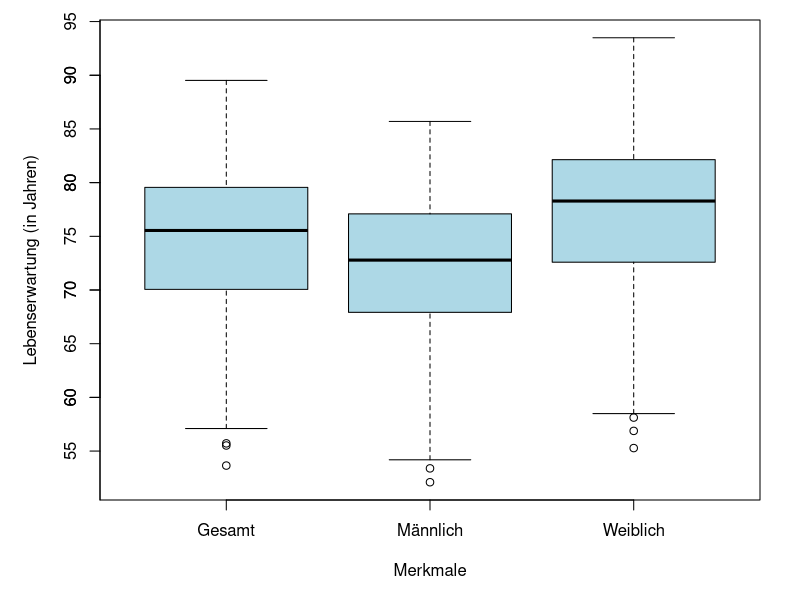
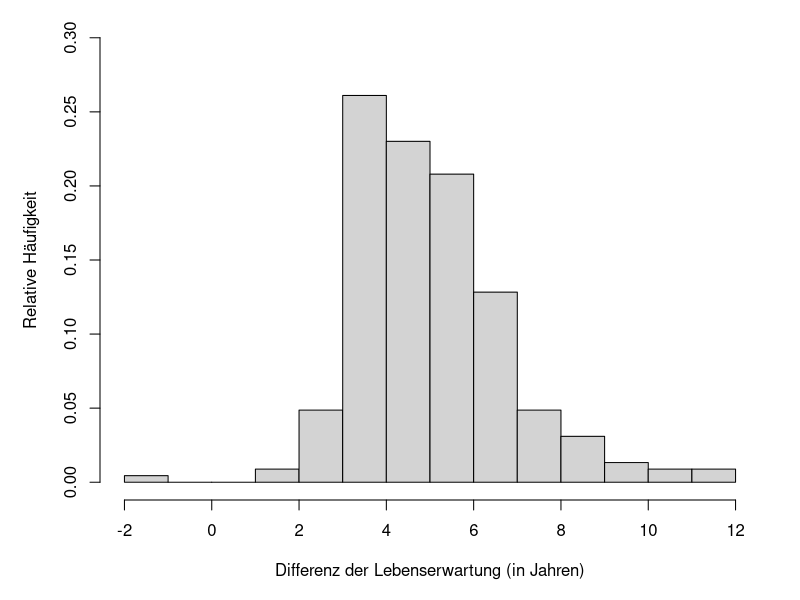
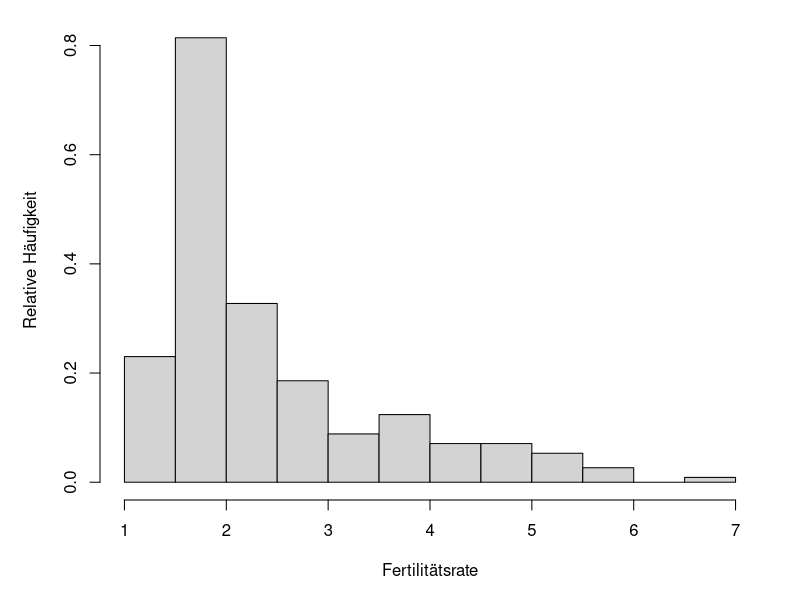
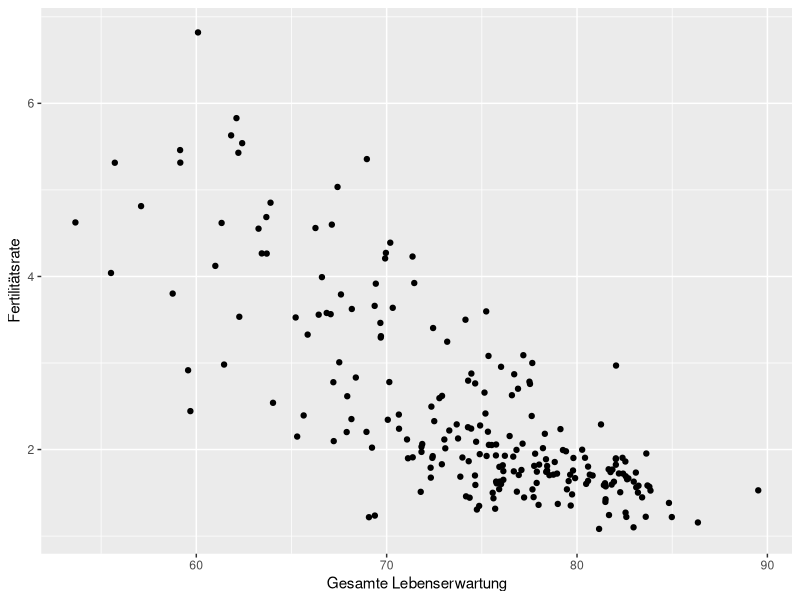
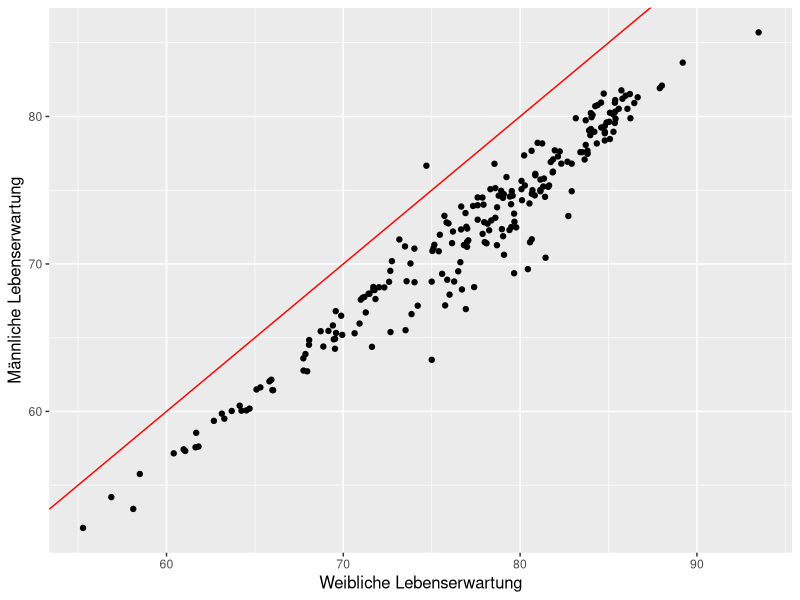
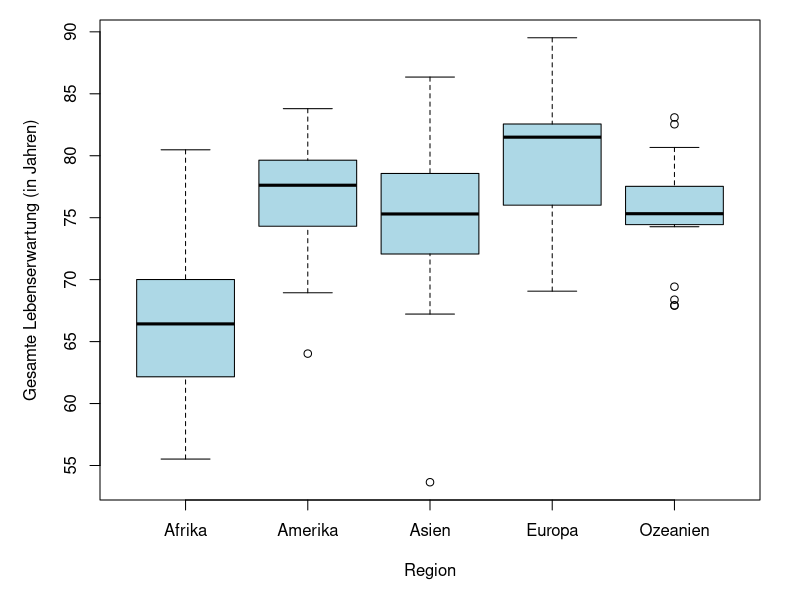
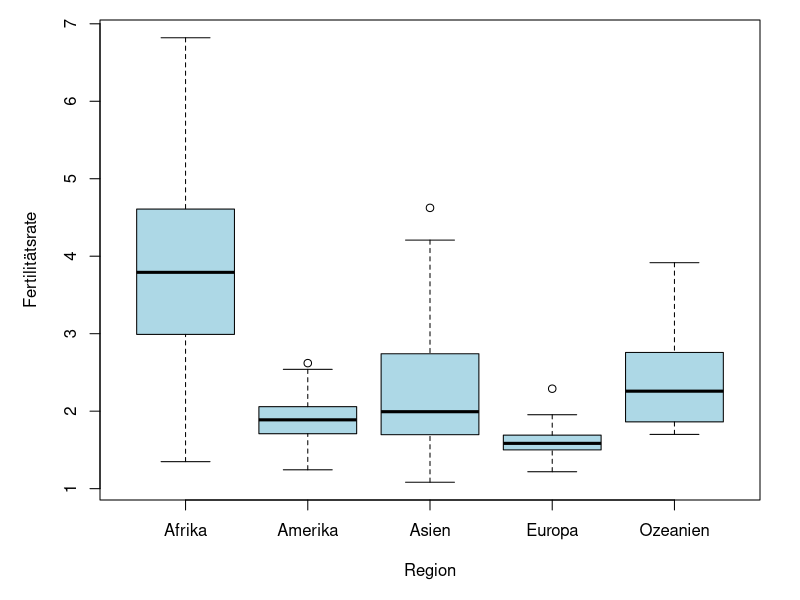
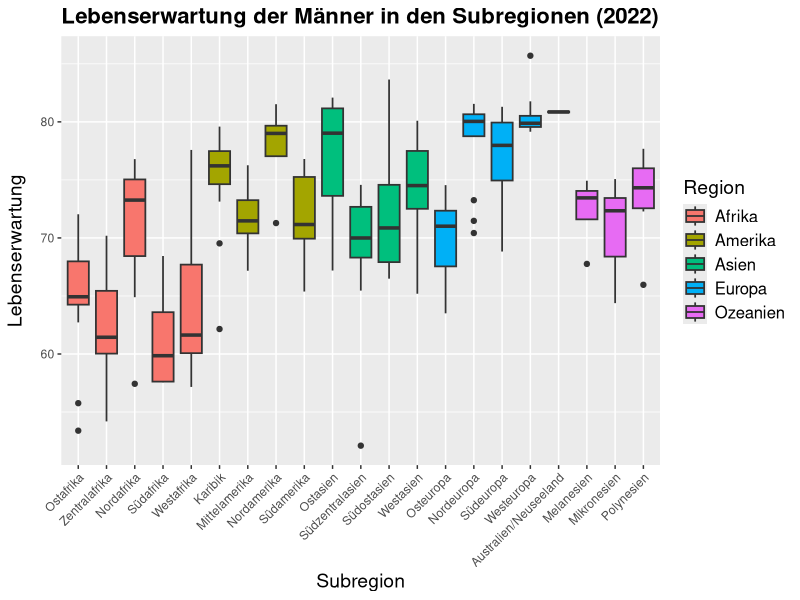

These figures' R source, in order:
library(ggplot2)

data <- read.csv("census_2022_2002.csv")
# Ueberblick ueber die Daten
dim(data)
head(data)
str(data)
summary(data)

# Entfernung von NA-Werten
data_noNA <- na.omit(data)

# Datensatz auf 2 abhaengig vom Jahr teilen
data2002 <- subset(data_noNA, Year == 2002)
dim(data2002)

data2022 <- subset(data_noNA, Year == 2022)
dim(data2022)


#1 - Haeufigkeitsverteilungen der Merkmale + Unterschiede zwischen Geschlechter
attach(data2022)

num_stat <- function(data) {
  var_name <- c("Gesamte Lebenserwartung", "Männliche Lebenserwartung", 
                "Weibliche Lebenserwartung", "Fertilitätsrate")
  result <- matrix(NA, nrow = length(data), ncol = 7)
  colnames(result) <- c("Variable", "min", "max", "IQR", "median", 
                        "mean", "sd")
  for(i in 1:length(data)) {
    var_data <- data[[i]]
    Max <- max(var_data)
    Min <- min(var_data)
    q1 <- quantile(var_data, 0.25)
    q3 <- quantile(var_data, 0.75)
    result[i, 1] <- var_name[i]
    result[i, 2] <- round(Min, 2)
    result[i, 3] <- round(Max,2)
    result[i, 4] <- round(q3 - q1,2)
    result[i, 5] <- round(median(var_data),2)
    result[i, 6] <- round(mean(var_data),2)
    result[i, 7] <- round(sd(var_data),2)
  } 
  return(as.data.frame(result))
}
num_data <- 3:6
num_stat(data2022[,num_data])

# Boxplots der Lebenserwartung (+ Unterschiede zwischen den Geschlechtern)
par(mar = c(5, 5, 1, 2))
boxplot(Life_Expectancy_Overall,
        Life_Expectancy_Male,
        Life_Expectancy_Female,
        names = c("Gesamt", "Männlich", "Weiblich"),
        ylab = "Lebenserwartung (in Jahren)",
        xlab = "Merkmale", horizontal = FALSE, col = "lightblue")
axis(2, at = seq(0, 100, by = 5))

# Differenz der Lebenserwartung (Frauen - Männer)
Diff_Lebenserwartung <- Life_Expectancy_Female - Life_Expectancy_Male
hist(Diff_Lebenserwartung, xlab = "Differenz der Lebenserwartung (in Jahren)",
     ylab = "Relative Häufigkeit",probability = TRUE,
     ylim = c(0, 0.30), breaks = -2:12, main = "")

# Histogramm für Fertilitätsrate
hist(Total_Fertility_Rate, xlab = "Fertilitätsrate", 
     ylab = "Relative Häufigkeit", probability = TRUE, main = "")

# Verteilung der Region mit Tabelle

table(Region)

# Verteilung der Subregion
table(Subregion)

################

#2 - bivariate Zusammenhaenge zwischen den Merkmalen

# Subregionen nach Region
table(Subregion, Region)

# Zusammenhang zwischen gesamten Lebenserwartung und Fertilitätsrate
# Streudiagramm
ggplot(data2022, aes(x = Life_Expectancy_Overall, y = Total_Fertility_Rate)) +
  geom_point() +
  labs(x = "Gesamte Lebenserwartung",
       y = "Fertilitätsrate")

# Zusammenhang zwischen Lebenserwartung von Frauen und Männer
# Streudiagramm
ggplot(data2022, aes(x = Life_Expectancy_Female, y = Life_Expectancy_Male)) +
  geom_point() +
  geom_abline(intercept = 0, slope = 1, color = "red", linetype = "solid") +
  labs(x = "Weibliche Lebenserwartung",
       y = "Männliche Lebenserwartung") +
  theme(
    axis.title.x = element_text(size = 12),
    axis.title.y = element_text(size = 12) 
  )

# Boxplot der Lebenserwartung nach Region
region_name = c("Afrika", "Amerika", "Asien", "Europa", "Ozeanien")

boxplot(Life_Expectancy_Overall ~ Region,
        ylab = "Gesamte Lebenserwartung (in Jahren)",
        xlab = "Region", horizontal = FALSE,
        names = region_name, col = "lightblue")

# Boxplot der Fertilitätsrate nach Region
boxplot(Total_Fertility_Rate ~ Region, 
        ylab = "Fertilitätsrate",
        xlab = "Region", horizontal = FALSE,
        col = "lightblue", names = region_name)


#3 - Unterschiede der Merkmale zwischen den Subregionen

# Subregionen ins Deutsche übersetzen und Region hinzufügen
data2022$Subregion[data2022$Subregion == "Eastern Africa"] <- "Ostafrika"
data2022$Subregion[data2022$Subregion == "Middle Africa"] <- "Zentralafrika"
data2022$Subregion[data2022$Subregion == "Northern Africa"] <- "Nordafrika"
data2022$Subregion[data2022$Subregion == "Southern Africa"] <- "Südafrika"
data2022$Subregion[data2022$Subregion == "Western Africa"] <- "Westafrika"
data2022$Subregion[data2022$Subregion == "Caribbean"] <- "Karibik"
data2022$Subregion[data2022$Subregion == "Central America"] <- "Mittelamerika"
data2022$Subregion[data2022$Subregion == "Northern America"] <- "Nordamerika"
data2022$Subregion[data2022$Subregion == "South America"] <- "Südamerika"
data2022$Subregion[data2022$Subregion == "Eastern Asia"] <- "Ostasien"
data2022$Subregion[data2022$Subregion == "South-Central Asia"] <- "Südzentralasien"
data2022$Subregion[data2022$Subregion == "South-Eastern Asia"] <- "Südostasien"
data2022$Subregion[data2022$Subregion == "Western Asia"] <- "Westasien"
data2022$Subregion[data2022$Subregion == "Eastern Europe"] <- "Osteuropa"
data2022$Subregion[data2022$Subregion == "Northern Europe"] <- "Nordeuropa"
data2022$Subregion[data2022$Subregion == "Southern Europe"] <- "Südeuropa"
data2022$Subregion[data2022$Subregion == "Western Europe"] <- "Westeuropa"
data2022$Subregion[data2022$Subregion == "Australia/New Zealand"] <- "Australien/Neuseeland"
data2022$Subregion[data2022$Subregion == "Melanesia"] <- "Melanesien"
data2022$Subregion[data2022$Subregion == "Micronesia"] <- "Mikronesien"
data2022$Subregion[data2022$Subregion == "Polynesia"] <- "Polynesien"

# Region hinzufügen basierend auf den Subregionen
data2022$Region <- ifelse(data2022$Subregion %in% c("Ostafrika", "Zentralafrika", "Nordafrika", "Südafrika", "Westafrika"), "Afrika",
                          ifelse(data2022$Subregion %in% c("Karibik", "Mittelamerika", "Nordamerika", "Südamerika"), "Amerika",
                                 ifelse(data2022$Subregion %in% c("Ostasien", "Südzentralasien", "Südostasien", "Westasien"), "Asien",
                                        ifelse(data2022$Subregion %in% c("Osteuropa", "Nordeuropa", "Südeuropa", "Westeuropa"), "Europa",
                                               ifelse(data2022$Subregion %in% c("Australien/Neuseeland", "Melanesien", "Mikronesien", "Polynesien"), "Ozeanien", 
                                                      NA)))))

# Sortieren der Daten nach Region und Subregion in neuer Variable year2022
year2022 <- data2022[order(Region, Subregion), ]


#########################
#Boxplots

#Boxplot Lebenserwartung der Männer in den Subregionen
# Boxplot mit ggplot2, nach Region gruppiert und mit farblicher Unterscheidung der Regionen
ggplot(year2022, aes(x = factor(Subregion, levels = unique(Subregion)), y = Life_Expectancy_Male, fill = Region)) +
  geom_boxplot(coef = 1.5, size = 0.6) +
  labs(title = "Lebenserwartung der Männer in den Subregionen (2022)",
       x = "Subregion",
       y = "Lebenserwartung",
       fill = "Region") +  # Legende für die Regionen hinzufügen
  theme(
    plot.title = element_text(size = 16, face = "bold"),  # Überschrift größer und fett
    axis.title.x = element_text(size = 14),  # x-Achsenbeschriftung größer
    axis.title.y = element_text(size = 14, margin = margin(r = 10)),  # y-Achsenbeschriftung größer
    axis.text.x = element_text(angle = 45, hjust = 1), # x-Achsenbeschriftung um 45 Grad drehen
    legend.text = element_text(size = 12),  # Legendentext größer
    legend.title = element_text(size = 14)  # Legendentitel größer
  )


# Boxplot Lebenserwartung der Frauen in den Subregionen
ggplot(year2022, aes(x = factor(Subregion, levels = unique(Subregion)), y = Life_Expectancy_Female, fill = Region)) +
  geom_boxplot(coef = 1.5, size = 0.6) +
  labs(title = "Lebenserwartung der Frauen in den Subregionen (2022)",
       x = "Subregion",
       y = "Lebenserwartung",
       fill = "Region") +  # Legende für die Regionen hinzufügen
  theme(
    plot.title = element_text(size = 16, face = "bold"),  # Überschrift größer und fett
    axis.title.x = element_text(size = 14),  # x-Achsenbeschriftung größer
    axis.title.y = element_text(size = 14, margin = margin(r = 10)),  # y-Achsenbeschriftung größer mit Abstand
    axis.text.x = element_text(angle = 45, hjust = 1), # x-Achsenbeschriftung um 45 Grad drehen
    legend.text = element_text(size = 12),  # Legendentext größer
    legend.title = element_text(size = 14)  # Legendentitel größer
  )

# Gesamte Lebenserwartung in den Subregionen (2022)
ggplot(year2022, aes(x = factor(Subregion, levels = unique(Subregion)), y = Life_Expectancy_Overall, fill = Region)) +
  geom_boxplot(coef = 1.5, size = 0.6) +
  labs(x = "Subregion",
       y = "Gesamte Lebenserwartung",
       fill = "Region:") +  # Legende für die Regionen hinzufügen
  theme(
    plot.title = element_text(size = 16, face = "bold"),
    axis.title.x = element_text(size = 14), 
    axis.title.y = element_text(size = 14, margin = margin(r = 10)), 
    axis.text.x = element_text(angle = 45, hjust = 1), 
    legend.text = element_text(size = 12), 
    legend.title = element_text(size = 14),
    legend.position = "top",
    legend.direction = "horizontal")


# Fertilitätsrate in den Subregionen (2022)
ggplot(year2022, aes(x = factor(Subregion, levels = unique(Subregion)), y = Total_Fertility_Rate, fill = Region)) +
  geom_boxplot(coef = 1.5, size = 0.6) +
  labs(x = "Subregion",
       y = "Fertilitätsrate",
       fill = "Region:") +  # Legende für die Regionen hinzufügen
  theme(
    plot.title = element_text(size = 16, face = "bold"), 
    axis.title.x = element_text(size = 14), 
    axis.title.y = element_text(size = 14, margin = margin(r = 10)),  
    axis.text.x = element_text(angle = 45, hjust = 1), 
    legend.text = element_text(size = 12),  
    legend.title = element_text(size = 14),
    legend.position = "top",
    legend.direction = "horizontal")

#####################
#Zusätzliche Grafik

# Boxplot Differenz der Lebenserwartung (Frauen - Männer) in den Subregionen
ggplot(year2022, aes(x = factor(Subregion, levels = unique(Subregion)), y = Life_Expectancy_Female - Life_Expectancy_Male, fill = Region)) +
  geom_boxplot(coef = 1.5, size = 0.6) +
  labs(title = "Differenz der Lebenserwartung in den Subregionen (2022)",
       x = "Subregion",
       y = "Lebenserwartung",
       fill = "Region") +  # Legende für die Regionen hinzufügen
  theme(
    plot.title = element_text(size = 16, face = "bold"),  # Überschrift größer und fett
    axis.title.x = element_text(size = 14),  # x-Achsenbeschriftung größer
    axis.title.y = element_text(size = 14, margin = margin(r = 10)),  # y-Achsenbeschriftung größer mit Abstand
    axis.text.x = element_text(angle = 45, hjust = 1), # x-Achsenbeschriftung um 45 Grad drehen
    legend.text = element_text(size = 12),  # Legendentext größer
    legend.title = element_text(size = 14)  # Legendentitel größer
  )

detach(data2022)

#4 - Vergleich von Merkmalen in 2002 und 2022

par(mfrow = c(1, 2))
# Gesamte Lebenserwartung in 2002 und 2022
boxplot(data2002$Life_Expectancy_Overall, data2022$Life_Expectancy_Overall,
        names = c("2002", "2022"),
        ylab = "Gesamte Lebenserwartung (in Jahren)", 
        xlab = "Jahr", col = "lightblue")

# Fertilitätsrate in 2002 und 2022
boxplot(data2002$Total_Fertility_Rate, data2022$Total_Fertility_Rate,
        names = c("2002", "2022"), ylab = "Fertilitätsrate", 
        xlab = "Jahr", col = "lightblue")
